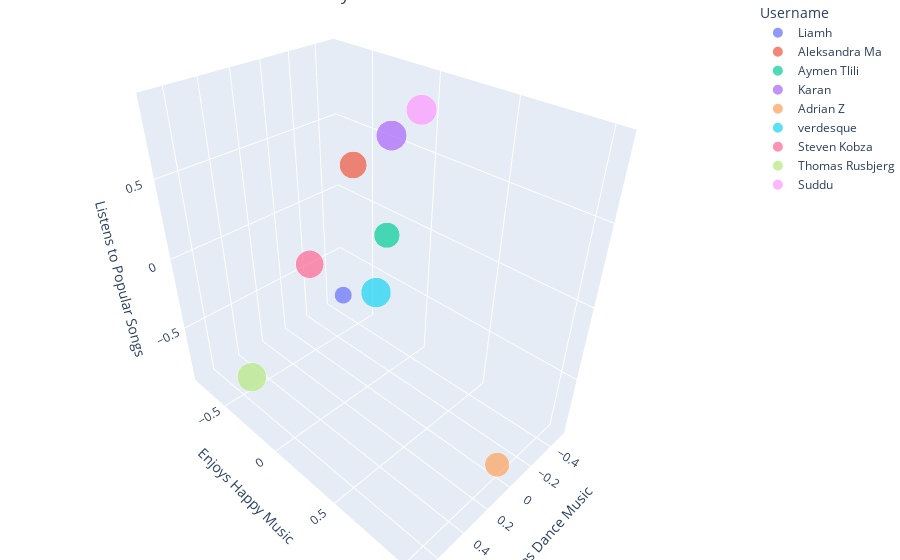

Notebook code cell kept with this figure:
### Markdown cell above
### User Based Analysis

### Code cell
qualitative = ['artist_names','genres','key','mode','speechiness','liveness','user_id']
quantative_normalizable = ['popularity', 'danceability', 'energy', 'loudness','speechiness',
       'acousticness', 'instrumentalness', 'valence', 'mode']
quantative_not_normalizable = ['tempo', 'duration_ms','user_id']
# relative way of normalizing - more distinctive result / shows more persona
quantative_normalized = top50[quantative_normalizable].apply(lambda x: (x - x.mean())/x.std(), axis = 0)
# absolute way of normalizing - range is [0,1], less distinctive result / a couple of features are similar among users: energy, loudness, valence, etc. 
# quantative_normalized = (top50[quantative_normalizable] - top50[quantative_normalizable].min())/(top50[quantative_normalizable].max()-top50[quantative_normalizable].min())
quantative_top50 = pd.concat([top50[quantative_not_normalizable],quantative_normalized], axis = 1 )

##### Averaging each feature for each user
user_average_data = quantative_top50.groupby(["user_id"]).mean()
user_average_data = user_average_data.join(top50[["user_id", "artist_names","genres"]].groupby(["user_id"]).nunique(), on = 'user_id')
# using 3 criteria: 
# 1. popularity
# 2. dance music lover: 0.6 * danceability + 0.3 * loudness + 0.3 * energy - 0.2 * acousticness
# 3. musical positiveness: 0.8 * valence + 0.2 * mode
# mode -> 1: major key, mode -> 0: minor key
user_average_data["dance_music_lover"] = user_average_data["danceability"] * 0.6 + user_average_data["loudness"] * 0.3 + user_average_data["energy"] * 0.3 - user_average_data["acousticness"] * 0.2
user_average_data["musical_positiveness"] = user_average_data["valence"] * 0.8 + user_average_data["mode"] * 0.2

user_average_data["user_name"] = user_average_data.index.map(lambda x: user_data[x]["displayName"])

##### Plotting

fig = px.scatter_3d(user_average_data, x = 'dance_music_lover', y = 'musical_positiveness', z = 'popularity', color = 'user_name', size = 'genres', size_max = 30,
                        opacity = 0.7, labels = {'user_name': 'Username', 'dance_music_lover': 'Loves Dance Music', 'musical_positiveness': 'Enjoys Happy Music', 'popularity': 'Listens to Popular Songs',
                                                 'genres': 'Unique Numbers of Genres'}, title = 'User Profile Relative to the Community' )
    
    

fig.update_layout(margin = dict(l=0, r=0, b=0, t=0), coloraxis_colorbar=dict(yanchor="top", y=1, x=0, ticks="outside"))

### Figure 1 — Plotly figure (JSON) as saved in the notebook; plotly's stock layout.template omitted (floating-point values rounded to 4 significant figures)
{"data": [{"hovertemplate": "Username=Liamh<br>Loves Dance Music=%{x}<br>Enjoys Happy Music=%{y}<br>Listens to Popular Songs=%{z}<br>Unique Numbers of Genres=%{marker.size}<extra></extra>", "legendgroup": "Liamh", "marker": {"color": "#636efa", "opacity": 0.7, "size": [15], "sizemode": "area", "sizeref": 0.05222, "symbol": "circle"}, "mode": "markers", "name": "Liamh", "scene": "scene", "showlegend": true, "type": "scatter3d", "x": [-0.5066], "y": [-0.7707], "z": [-0.8748]}, {"hovertemplate": "Username=Aleksandra Ma<br>Loves Dance Music=%{x}<br>Enjoys Happy Music=%{y}<br>Listens to Popular Songs=%{z}<br>Unique Numbers of Genres=%{marker.size}<extra></extra>", "legendgroup": "Aleksandra Ma", "marker": {"color": "#EF553B", "opacity": 0.7, "size": [37], "sizemode": "area", "sizeref": 0.05222, "symbol": "circle"}, "mode": "markers", "name": "Aleksandra Ma", "scene": "scene", "showlegend": true, "type": "scatter3d", "x": [0.2641], "y": [0.1782], "z": [0.7623]}, {"hovertemplate": "Username=Aymen Tlili<br>Loves Dance Music=%{x}<br>Enjoys Happy Music=%{y}<br>Listens to Popular Songs=%{z}<br>Unique Numbers of Genres=%{marker.size}<extra></extra>", "legendgroup": "Aymen Tlili", "marker": {"color": "#00cc96", "opacity": 0.7, "size": [33], "sizemode": "area", "sizeref": 0.05222, "symbol": "circle"}, "mode": "markers", "name": "Aymen Tlili", "scene": "scene", "showlegend": true, "type": "scatter3d", "x": [-0.1705], "y": [-0.0164], "z": [0.1168]}, {"hovertemplate": "Username=Karan<br>Loves Dance Music=%{x}<br>Enjoys Happy Music=%{y}<br>Listens to Popular Songs=%{z}<br>Unique Numbers of Genres=%{marker.size}<extra></extra>", "legendgroup": "Karan", "marker": {"color": "#ab63fa", "opacity": 0.7, "size": [46], "sizemode": "area", "sizeref": 0.05222, "symbol": "circle"}, "mode": "markers", "name": "Karan", "scene": "scene", "showlegend": true, "type": "scatter3d", "x": [0.1466], "y": [0.3036], "z": [0.9074]}, {"hovertemplate": "Username=Adrian Z<br>Loves Dance Music=%{x}<br>Enjoys Happy Music=%{y}<br>Listens to Popular Songs=%{z}<br>Unique Numbers of Genres=%{marker.size}<extra></extra>", "legendgroup": "Adrian Z", "marker": {"color": "#FFA15A", "opacity": 0.7, "size": [30], "sizemode": "area", "sizeref": 0.05222, "symbol": "circle"}, "mode": "markers", "name": "Adrian Z", "scene": "scene", "showlegend": true, "type": "scatter3d", "x": [0.07639], "y": [1.039], "z": [-0.7263]}, {"hovertemplate": "Username=verdesque<br>Loves Dance Music=%{x}<br>Enjoys Happy Music=%{y}<br>Listens to Popular Songs=%{z}<br>Unique Numbers of Genres=%{marker.size}<extra></extra>", "legendgroup": "verdesque", "marker": {"color": "#19d3f3", "opacity": 0.7, "size": [45], "sizemode": "area", "sizeref": 0.05222, "symbol": "circle"}, "mode": "markers", "name": "verdesque", "scene": "scene", "showlegend": true, "type": "scatter3d", "x": [-0.1268], "y": [-0.05771], "z": [-0.2824]}, {"hovertemplate": "Username=Steven Kobza<br>Loves Dance Music=%{x}<br>Enjoys Happy Music=%{y}<br>Listens to Popular Songs=%{z}<br>Unique Numbers of Genres=%{marker.size}<extra></extra>", "legendgroup": "Steven Kobza", "marker": {"color": "#FF6692", "opacity": 0.7, "size": [39], "sizemode": "area", "sizeref": 0.05222, "symbol": "circle"}, "mode": "markers", "name": "Steven Kobza", "scene": "scene", "showlegend": true, "type": "scatter3d", "x": [0.08424], "y": [-0.4066], "z": [-0.1442]}, {"hovertemplate": "Username=Thomas Rusbjerg<br>Loves Dance Music=%{x}<br>Enjoys Happy Music=%{y}<br>Listens to Popular Songs=%{z}<br>Unique Numbers of Genres=%{marker.size}<extra></extra>", "legendgroup": "Thomas Rusbjerg", "marker": {"color": "#B6E880", "opacity": 0.7, "size": [42], "sizemode": "area", "sizeref": 0.05222, "symbol": "circle"}, "mode": "markers", "name": "Thomas Rusbjerg", "scene": "scene", "showlegend": true, "type": "scatter3d", "x": [0.7047], "y": [-0.2098], "z": [-0.516]}, {"hovertemplate": "Username=Suddu<br>Loves Dance Music=%{x}<br>Enjoys Happy Music=%{y}<br>Listens to Popular Songs=%{z}<br>Unique Numbers of Genres=%{marker.size}<extra></extra>", "legendgroup": "Suddu", "marker": {"color": "#FF97FF", "opacity": 0.7, "size": [47], "sizemode": "area", "sizeref": 0.05222, "symbol": "circle"}, "mode": "markers", "name": "Suddu", "scene": "scene", "showlegend": true, "type": "scatter3d", "x": [-0.472], "y": [-0.05994], "z": [0.7572]}], "layout": {"coloraxis": {"colorbar": {"ticks": "outside", "x": 0, "y": 1, "yanchor": "top"}}, "legend": {"itemsizing": "constant", "title": {"text": "Username"}, "tracegroupgap": 0}, "margin": {"b": 0, "l": 0, "r": 0, "t": 0}, "scene": {"domain": {"x": [0, 1], "y": [0, 1]}, "xaxis": {"title": {"text": "Loves Dance Music"}}, "yaxis": {"title": {"text": "Enjoys Happy Music"}}, "zaxis": {"title": {"text": "Listens to Popular Songs"}}}, "title": {"text": "User Profile Relative to the Community"}}}
